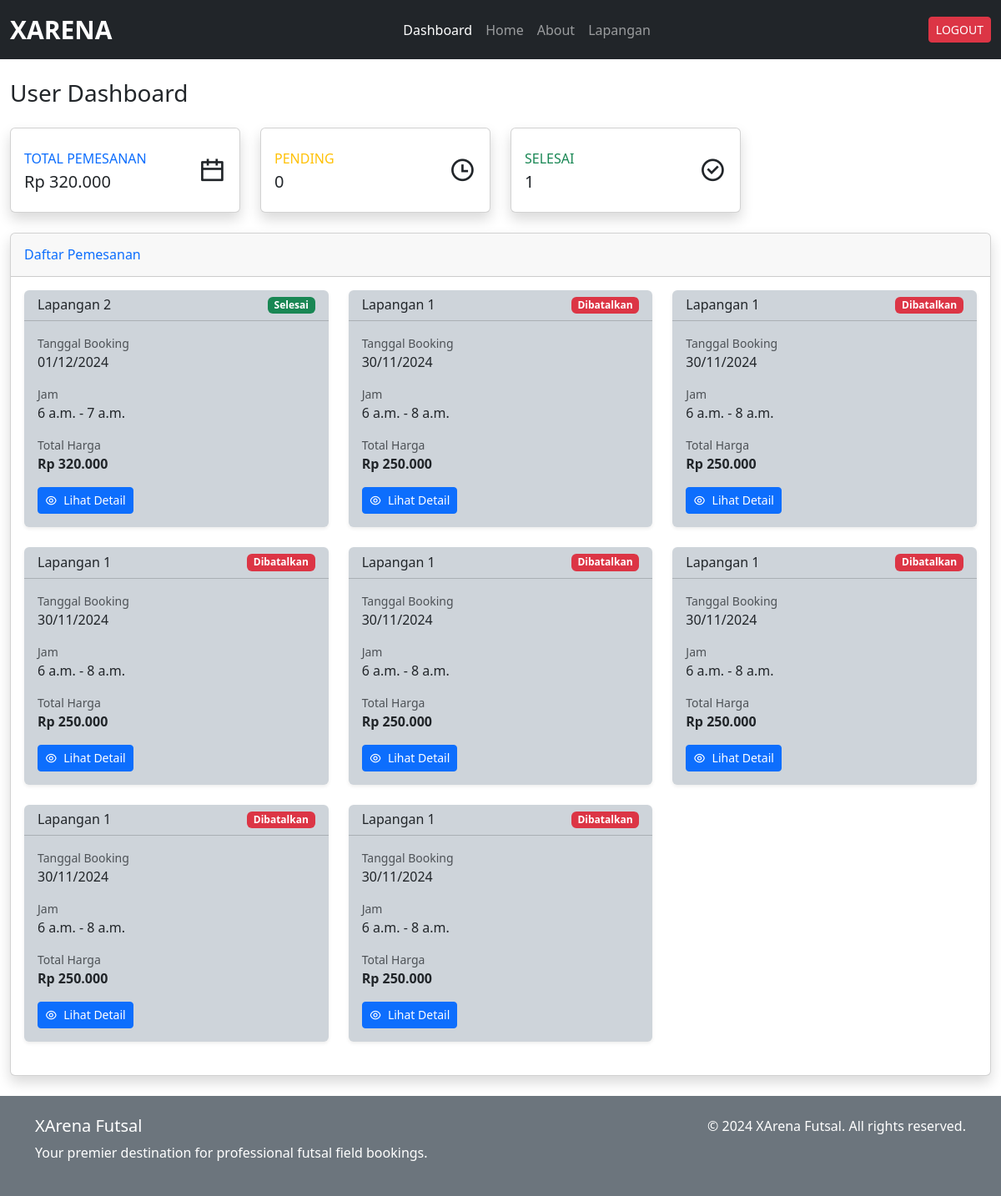
The page /dashboard/ (signed in) on the database its author committed.
### xarena_app/models.py (models this page shows, shortened)
class Pemesanan(models.Model):
    user = models.ForeignKey(
        settings.AUTH_USER_MODEL,
        on_delete=models.CASCADE,
        related_name='pemesanan_user',
        help_text="User yang melakukan pemesanan"
    )
    staff = models.ForeignKey(
        settings.AUTH_USER_MODEL,
        on_delete=models.CASCADE,
        null=True,
        blank=True,
        related_name='pemesanan_staff',
        help_text="Staff yang memproses pemesanan"
    )
    jadwal = models.ForeignKey(Jadwal, on_delete=models.CASCADE, help_text="Jadwal pemesanan")
    metode_pembayaran = models.CharField(max_length=20, choices=(
        ('transfer', 'Transfer Bank'),
        ('cash', 'Cash'),
    ), default='transfer')
    status = models.CharField(max_length=20, choices=(
        ('pending', 'Pending'),
        ('diterima', 'Diterima'),
        ('selesai', 'Selesai'),
        ('dibatalkan', 'Dibatalkan'),
    ), default='pending')
    created_at = models.DateTimeField(auto_now_add=True)
    updated_at = models.DateTimeField(auto_now=True)
    def hitung_harga(self):
        durasi = timedelta(
            hours=self.jadwal.jam_selesai.hour, minutes=self.jadwal.jam_selesai.minute
        ) - timedelta(
            hours=self.jadwal.jam_mulai.hour, minutes=self.jadwal.jam_mulai.minute
        )
        total_jam = Decimal(str(durasi.total_seconds() / 3600))
        return self.jadwal.lapangan.harga_per_jam * total_jam

class Jadwal(models.Model):
    lapangan = models.ForeignKey(Lapangan, on_delete=models.CASCADE)
    tanggal = models.DateField()
    jam_mulai = models.TimeField()
    jam_selesai = models.TimeField()
    is_available = models.BooleanField(default=True)

class Lapangan(models.Model):
    nama = models.CharField(max_length=100)
    deskripsi = models.TextField(max_length=500)
    harga_per_jam = models.DecimalField(max_digits=10, decimal_places=2)
    gambar = models.ImageField(upload_to='lapangan_images/', blank=True, null=True)
    is_available = models.BooleanField(default=True)

### xarena_app/views.py (the view)
# urls.py: path('dashboard/', views.dashboard_user, name='dashboard_user'),
@login_required
def dashboard_user(request):
    if request.user.is_staff or request.user.is_superuser:
        raise PermissionDenied
    pemesanan = Pemesanan.objects.filter(
        user=request.user
    ).select_related(
        'jadwal',
        'jadwal__lapangan'
    ).order_by('-created_at')
    pesanan = pemesanan.exclude(status='dibatalkan')
    total = sum(pesan.hitung_harga() for pesan in pesanan)
    context = {
        'pemesanan': pemesanan,
        'total': total,
        'pending_bookings': pemesanan.filter(status='pending').count(),
        'completed_bookings': pemesanan.filter(status='selesai').count()
    }
    return render(request, 'user/dashboard_user.html', context)

### xarena_app/templatetags/currency_filters.py (called while the page is built)
@register.filter
def rupiah(value):
    try:
        return f"Rp {int(value):,}".replace(',', '.')
    except (ValueError, TypeError):
        return "-"

### templates/user/dashboard_user.html (shortened to what this page needs)
{% extends '../base.html' %} {% load static %} {% load currency_filters %}
{% block content %}
<div class="container-fluid mt-4">
  <div class="d-sm-flex align-items-center justify-content-between mb-4">
    <h1 class="h3 mb-0 text-gray-800">User Dashboard</h1>
  </div>
  <div class="row">
    <div class="col-xl-3 col-md-6 mb-4">
      <div class="card border-left-primary shadow h-100 py-2">
        <div class="card-body">
          <div class="row no-gutters align-items-center">
            <div class="col mr-2">
              <div
                class="text-xs font-weight-bold text-primary text-uppercase mb-1"
              >
                Total Pemesanan
              </div>
              <div class="h5 mb-0 font-weight-bold text-gray-800">
                {{ total|rupiah }}
              </div>
            </div>
            <div class="col-auto">
              <i class="ri-calendar-line ri-2x text-gray-300"></i>
            </div>
          </div>
        </div>
      </div>
    </div>
    <div class="col-xl-3 col-md-6 mb-4">
      <div class="card border-left-warning shadow h-100 py-2">
        <div class="card-body">
          <div class="row no-gutters align-items-center">
            <div class="col mr-2">
              <div
                class="text-xs font-weight-bold text-warning text-uppercase mb-1"
              >
                Pending
              </div>
              <div class="h5 mb-0 font-weight-bold text-gray-800">
                {{ pending_bookings }}
              </div>
            </div>
            <div class="col-auto">
              <i class="ri-time-line ri-2x text-gray-300"></i>
            </div>
          </div>
        </div>
      </div>
    </div>
    <div class="col-xl-3 col-md-6 mb-4">
      <div class="card border-left-success shadow h-100 py-2">
        <div class="card-body">
          <div class="row no-gutters align-items-center">
            <div class="col mr-2">
              <div
                class="text-xs font-weight-bold text-success text-uppercase mb-1"
              >
                Selesai
              </div>
              <div class="h5 mb-0 font-weight-bold text-gray-800">
                {{ completed_bookings }}
              </div>
            </div>
            <div class="col-auto">
              <i class="ri-checkbox-circle-line ri-2x text-gray-300"></i>
            </div>
          </div>
        </div>
      </div>
    </div>
  </div>
  <div class="card shadow mb-4">
    <div class="card-header py-3">
      <h6 class="m-0 font-weight-bold text-primary">Daftar Pemesanan</h6>
    </div>
    <div class="card-body">
      <div class="row">
        {% for item in pemesanan %}
        <div class="col-lg-4 col-md-6 mb-4">
          <div class="card h-100 border-0 shadow-sm bg-dark-subtle text-dark">
            <div class="card-header bg-transparent">
              <div class="d-flex justify-content-between align-items-center">
                <h6 class="m-0 font-weight-bold">{{ item.jadwal.lapangan.nama }}</h6>
                <span class="badge {% if item.status == 'pending' %}bg-warning{% elif item.status == 'diterima' %}bg-info{% elif item.status == 'dibatalkan' %}bg-danger{% else %}bg-success{% endif %}">
                  {{ item.status|capfirst }}
                </span>
              </div>
            </div>
            <div class="card-body">
              <div class="mb-3">
                <small class="text-muted d-block">Tanggal Booking</small>
                <span>{{ item.jadwal.tanggal|date:"d/m/Y" }}</span>
              </div>
              <div class="mb-3">
                <small class="text-muted d-block">Jam</small>
                <span>{{ item.jadwal.jam_mulai }} - {{ item.jadwal.jam_selesai }}</span>
              </div>
              <div class="mb-3">
                <small class="text-muted d-block">Total Harga</small>
                <span class="fw-bold">{{ item.hitung_harga|rupiah }}</span>
              </div>
              <div class="d-flex justify-content-between mt-3">
                <a href="{% url 'detail_pemesanan_user' item.id %}" class="btn btn-primary btn-sm">
                  <i class="ri-eye-line me-1"></i> Lihat Detail
                </a>
              </div>
            </div>
          </div>
        </div>
        {% endfor %}
      </div>
    </div>
  </div>
</div>
{% endblock %}

### static/css/style.css (style rules this page uses)
* { scrollbar-width: thin; scrollbar-color: #888 #f1f1f1; }

### rows shown on the page
Pemesanan: jadwal.lapangan.nama "Lapangan 2", status "Selesai", jadwal.tanggal "01/12/2024", jadwal.jam_mulai "6 a.m.", jadwal.jam_selesai "7 a.m.", hitung_harga|rupiah "Rp 320.000"
Pemesanan: jadwal.lapangan.nama "Lapangan 1", status "Dibatalkan", jadwal.tanggal "30/11/2024", jadwal.jam_mulai "6 a.m.", jadwal.jam_selesai "8 a.m.", hitung_harga|rupiah "Rp 250.000"
Pemesanan: jadwal.lapangan.nama "Lapangan 1", status "Dibatalkan", jadwal.tanggal "30/11/2024", jadwal.jam_mulai "6 a.m.", jadwal.jam_selesai "8 a.m.", hitung_harga|rupiah "Rp 250.000"
Pemesanan: jadwal.lapangan.nama "Lapangan 1", status "Dibatalkan", jadwal.tanggal "30/11/2024", jadwal.jam_mulai "6 a.m.", jadwal.jam_selesai "8 a.m.", hitung_harga|rupiah "Rp 250.000"
Pemesanan: jadwal.lapangan.nama "Lapangan 1", status "Dibatalkan", jadwal.tanggal "30/11/2024", jadwal.jam_mulai "6 a.m.", jadwal.jam_selesai "8 a.m.", hitung_harga|rupiah "Rp 250.000"
Pemesanan: jadwal.lapangan.nama "Lapangan 1", status "Dibatalkan", jadwal.tanggal "30/11/2024", jadwal.jam_mulai "6 a.m.", jadwal.jam_selesai "8 a.m.", hitung_harga|rupiah "Rp 250.000"
Pemesanan: jadwal.lapangan.nama "Lapangan 1", status "Dibatalkan", jadwal.tanggal "30/11/2024", jadwal.jam_mulai "6 a.m.", jadwal.jam_selesai "8 a.m.", hitung_harga|rupiah "Rp 250.000"
Pemesanan: jadwal.lapangan.nama "Lapangan 1", status "Dibatalkan", jadwal.tanggal "30/11/2024", jadwal.jam_mulai "6 a.m.", jadwal.jam_selesai "8 a.m.", hitung_harga|rupiah "Rp 250.000"

### other values the page prints
{{ total|rupiah }} "Rp 320.000"
{{ pending_bookings }} "0"
{{ completed_bookings }} "1"
